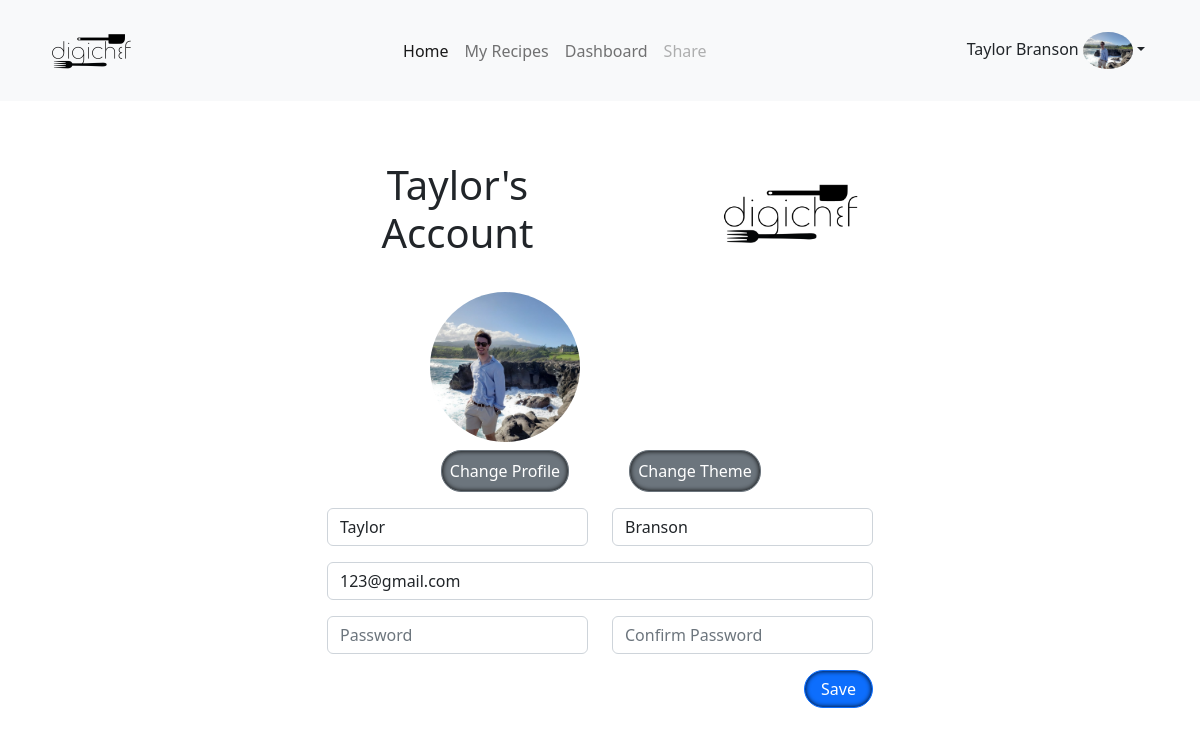
The page /account/edit (signed in) on the database its author committed.
### tables this page shows
CREATE TABLE "users" ("id" integer,"first_name" text,"last_name" text,"email" text,"password" text, "img" text, "theme" text, PRIMARY KEY ("id"));

### webapp.py (the view)
@app.route('/account/edit', methods=['GET'])
@authenticate
def edit_account():
    with SqliteDriver('digichef.db') as cursor:
        cursor.execute('SELECT*FROM users WHERE id = ?', (session['user_id'],))
        result = cursor.fetchone()
    return r('register.html', data=result, message=session['first_name'] + "'s Account", btn_label="Save", action='/account/edit')

### Sqlite.py (called while the page is built)
    def __enter__(self):
        try:
            self.conn = sqlite3.connect(self.filename, isolation_level=None)
            self.conn.row_factory = sqlite3.Row
            self.cursor = self.conn.cursor()
            return self.cursor
        except sqlite3.IntegrityError as err:
            raise IntegrityError(err)

    def __exit__(self, exc_type, exc_value, exc_tb):
        self.conn.close()
        if exc_type is sqlite3.OperationalError:
            raise DatabaseError(exc_value)
        elif exc_type:
            raise exc_type(exc_value)

### authenticate.py (called while the page is built)
def authenticate(func):
    @wraps(func)
    def wrapper(*args, **kwargs):
        if 'user_id' in session:
            return func(*args,**kwargs)
        return redirect('/login', code=302)
    return wrapper

### templates/register.html (shortened to what this page needs)
{% extends 'base.html' %}
{% block links %}
<link href="/static/register.css" rel="stylesheet">
{% endblock %}
{% block content %}
<div class="container pb-5">
    <form actions="{{ action }}" method='POST' class="row py-5" enctype="multipart/form-data">
        <div class="col-md-6 mx-auto">
            <div class="row pb-3">
                <div class="col-md-6 text-center align-self-center">
                    <h1>{{ message }}</h1>
                </div>
                <div class="col-md-4 ms-auto text-center">
                    <img src="/static/images/DigiChef2.png" class="img-fluid">
                </div>
            </div>
            <div class="row">
                <div class="col-md-8 mx-auto">
                    <div class="row">
                        <div class="col-6">
                            <div class="mx-auto" id="profile_example" {% if data %}
                                style="background-image: url({{'/static/uploads/' + data.img }})" {% else %}
                                style="background-color:darkgray" {% endif %}></div>
                        </div>
                        <div class="col-6">
                            <div class="mx-auto" id="theme_example" {% if data %}
                                style="background-image: url({{'/static/uploads/' + data.theme }})" {% else %}
                                style="background-color:darkgray" {% endif %}></div>
                        </div>
                    </div>
                    <div class="row">
                        <div class="col-6 text-center p-2">
                            <button type="button" class="btn btn-secondary p-2" id="falseprofile">Change Profile</button>
                        </div>
                        <div class="col-6 text-center p-2">
                            <button type="button" class="btn btn-secondary p-2" id="falsetheme">Change Theme</button>
                        </div>
                    </div>
                </div>
            </div>
            <div class="row py-2">
                <div class="col-md-6">
                    <input class="form-control" name="first_name" placeholder="First Name" type="text" {% if data %}
                        value="{{ data['first_name']}}" {% endif %}>
                </div>
                <div class="col-md-6">
                    <input class="form-control" name="last_name" placeholder="Last Name" type="text" {% if data %}
                        value="{{data['last_name']}}" {% endif %}>
                </div>
            </div>
            <div class="row py-2">
                <div class="col">
                    <input type="email" class="form-control" name="email" placeholder="Email" {% if data %}
                        value="{{data['email']}}" {% endif %}>
                </div>
            </div>
            <div class="row py-2">
                <div class="col-md-6">
                    <input type="password" class="form-control" name="password" placeholder="Password">
                </div>
                <div class="col-md-6">
                    <input type="password" class="form-control" name="confirm" placeholder="Confirm Password">
                </div>
            </div>
            <div class="row py-2">
                <div class="col text-end">
                    <button type="submit" class="btn btn-primary px-3">{{ btn_label }}</button>
                </div>
            </div>
        </div>
    </form>
</div>
{% endblock %}

### templates/base.html (shortened to what this page needs)
<!doctype html>
<html lang="en">
<head>
    {% block links %}
    {% endblock %}
    <link href="/static/index.css" rel="stylesheet">
    <link href="https://cdn.jsdelivr.net/npm/bootstrap@5.2.2/dist/css/bootstrap.min.css" rel="stylesheet"
>
</head>
<body>
    <nav class="navbar navbar-expand-lg bg-light">
        <div class="container">
            <a class="navbar-brand"><img src="/static/images/logo.png" class="img-fluid"></a>
            <div class="collapse navbar-collapse justify-content-center" id="navbarNav">
                <ul class="nav navbar-nav nav-fill">
                    <li class="nav-item">
                        <a class="nav-link active" aria-current="page" href="/">Home</a>
                    </li>
                    <li class="nav-item">
                        <a class="nav-link" href="/recipes">My Recipes</a>
                    </li>
                    <li class="nav-item">
                        <a class="nav-link" href="/dashboard">Dashboard</a>
                    </li>
                    <li class="nav-item">
                        <a class="nav-link disabled">Share</a>
                    </li>
                </ul>
            </div>
            {% if 'user_id' in session %}
            <div class="me-auto dropdown">
                <a class="btn dropdown-toggle" href="#" data-bs-toggle="dropdown"><span>{{ session['first_name']}} {{
                        session['last_name'] }}</span>
                    <img {% if session.get('img') %} src="{{'/static/uploads/' + session['img'] }}" {% else %} src="/static/images/default.png" {% endif %} class="img-fluid profile"></a>
            </div>
            {% endif %}
        </div>
    </nav>
    {% block content %}
    {% endblock %}
</body>
</html>

### static/register.css (style rules this page uses)
#profile_example, #theme_example { width: 150px; height: 150px; border-radius: 50%; background-size: cover; background-position: center; }

### static/index.css (style rules this page uses)
body { background-color: white; color: black; }
button { border-radius: 20px!important; box-shadow: inset 0 0 5px black; }
.profile { height: 50px; width: 50px; border-radius: 50%; }

### rows shown on the page
users: first_name "Taylor", last_name "Branson", img (picture), email "123@gmail.com"

### other values the page prints
{{ message }} "Taylor's Account"
{{ btn_label }} "Save"
